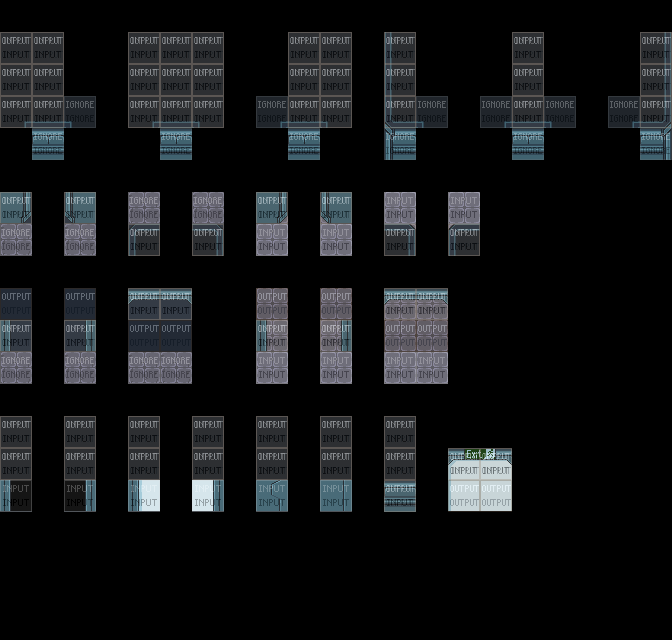

Rendered tile map (Tiled .tmx) drawn with the repository's tilesets; below, a short description and the map source with its tile grids summarised:
An orthogonal 21x20 tile map with 32x32 px tiles, 24 tile layers (output_autounderlay, output_floor, input_floor, input_floor, ...), 2 tilesets.

<map version="1.5" tiledversion="1.7.2" orientation="orthogonal" renderorder="right-down" width="21" height="20" tilewidth="32" tileheight="32" infinite="0" nextlayerid="29" nextobjectid="1">
 <tileset firstgid="1" source="../tilesets/mapUtilities.tsx" />
 <tileset firstgid="13" source="../tilesets/scifi_space_rpg_tiles_lpcized_mate_frama.tsx" />
 <layer id="16" name="output_autounderlay" width="21" height="20">
  <data>[420 cells, 28 non-empty, 4 distinct tile ids]</data>
 </layer>
 <layer id="22" name="output_floor" width="21" height="20">
  <data>[420 cells, 47 non-empty, 20 distinct tile ids]</data>
 </layer>
 <layer id="17" name="input_floor" width="21" height="20">
  <data>[420 cells, 8 non-empty, 1 distinct tile ids]</data>
 </layer>
 <layer id="18" name="input_floor" width="21" height="20">
  <data>[420 cells, 8 non-empty, 1 distinct tile ids]</data>
 </layer>
 <layer id="19" name="input_floor" width="21" height="20">
  <data>[420 cells, 8 non-empty, 1 distinct tile ids]</data>
 </layer>
 <layer id="20" name="input_floor" width="21" height="20">
  <data>[420 cells, 10 non-empty, 3 distinct tile ids]</data>
 </layer>
 <layer id="2" name="input_floor" width="21" height="20">
  <data>[420 cells, 77 non-empty, 24 distinct tile ids]</data>
 </layer>
 <layer id="7" name="inputnot_floor" width="21" height="20">
  <data>[420 cells, 12 non-empty, 2 distinct tile ids]</data>
 </layer>
 <layer id="8" name="inputnot_floor" width="21" height="20">
  <data>[420 cells, 12 non-empty, 2 distinct tile ids]</data>
 </layer>
 <layer id="9" name="inputnot_floor" width="21" height="20">
  <data>[420 cells, 12 non-empty, 2 distinct tile ids]</data>
 </layer>
 <layer id="10" name="inputnot_floor" width="21" height="20">
  <data>[420 cells, 12 non-empty, 2 distinct tile ids]</data>
 </layer>
 <layer id="13" name="inputnot_floor" width="21" height="20">
  <data>[420 cells, 12 non-empty, 2 distinct tile ids]</data>
 </layer>
 <layer id="11" name="inputnot_floor" width="21" height="20">
  <data>[420 cells, 4 non-empty, 1 distinct tile ids]</data>
 </layer>
 <layer id="15" name="inputnot_floor" width="21" height="20">
  <data>[420 cells, 4 non-empty, 1 distinct tile ids]</data>
 </layer>
 <layer id="12" name="inputnot_floor" width="21" height="20">
  <data>[420 cells, 4 non-empty, 1 distinct tile ids]</data>
 </layer>
 <layer id="23" name="inputnot_floor" width="21" height="20">
  <data>[420 cells, 12 non-empty, 5 distinct tile ids]</data>
 </layer>
 <layer id="24" name="inputnot_floor" width="21" height="20">
  <data>[420 cells, 12 non-empty, 5 distinct tile ids]</data>
 </layer>
 <layer id="25" name="inputnot_floor" width="21" height="20">
  <data>[420 cells, 12 non-empty, 5 distinct tile ids]</data>
 </layer>
 <layer id="26" name="inputnot_floor" width="21" height="20">
  <data>[420 cells, 12 non-empty, 5 distinct tile ids]</data>
 </layer>
 <layer id="27" name="inputnot_floor" width="21" height="20">
  <data>[420 cells, 12 non-empty, 5 distinct tile ids]</data>
 </layer>
 <layer id="28" name="inputnot_floor" width="21" height="20">
  <data>[420 cells, 12 non-empty, 5 distinct tile ids]</data>
 </layer>
 <layer id="5" name="inputnot_floor" width="21" height="20">
  <data>[420 cells, 12 non-empty, 5 distinct tile ids]</data>
 </layer>
 <layer id="1" name="regions_output" width="21" height="20" opacity="0.3">
  <data>[420 cells, 73 non-empty, 1 distinct tile ids]</data>
 </layer>
 <layer id="4" name="regions_input" width="21" height="20" opacity="0.3">
  <data>[420 cells, 97 non-empty, 2 distinct tile ids]</data>
 </layer>
</map>
